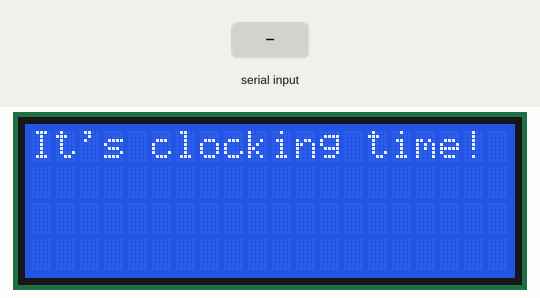
The sketch below on a simulated Arduino Uno, built with avr-gcc and run on an emulated ATmega328P. On the bench: 20×4 character LCD. The test bench sets the inputs (shaded band).

Above: at 2.7 s.
2.8 s: "1" received over Serial
At 3.3 s:
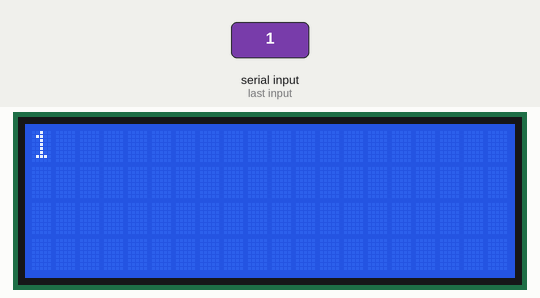
4.4 s: "0" received over Serial
At 5.7 s:
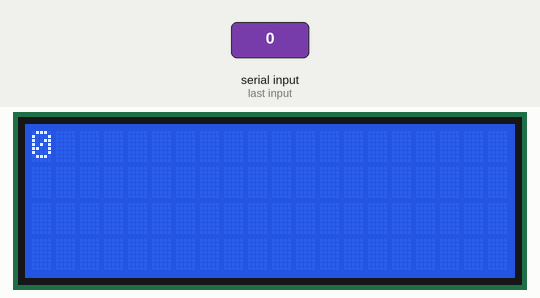
6.0 s: "2" received over Serial
Timing chart, 0 to 9.0 s (numbered marks = the images above; inputs shaded):
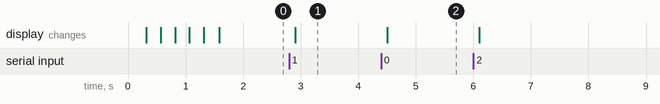

Measured:
- after the input at 2.8 s, the display: changes after 0.10 s (image 1)
- after the input at 4.4 s, the display: changes after 0.10 s (image 2)

The sketch:

printScramsToLCD.ino
```cpp
#include <Wire.h>
#include <hd44780.h>                       // main hd44780 header
#include <hd44780ioClass/hd44780_I2Cexp.h> // i2c expander i/o class header

// LCD geometry
const int LCD_COLS = 20;
const int LCD_ROWS = 4;


/*-----( Declare objects )-----*/
hd44780_I2Cexp lcd; // declare lcd object: auto locate & auto config expander chip

int status;

void setup()
{
  Serial.begin(9600);
  lcd.begin(20,4);         // initialize the lcd for 20 chars 4 lines, turn on backlight

// ------- Quick 3 blinks of backlight  -------------
  for(int i = 0; i< 3; i++)
  {
    lcd.backlight();
    delay(250);
    lcd.noBacklight();
    delay(250);
  }
  lcd.backlight(); // finish with backlight on

  // NOTE: Cursor Position: Lines and Characters start at 0
  lcd.setCursor(0,0); //Start at character 1 on line 1
  lcd.print("It's clocking time!");
}

void loop() {
    // when characters arrive over the serial port...
    if (Serial.available()) {
      // wait a bit for the entire message to arrive
      delay(100);
      // clear the screen
      lcd.clear();
      // read all the available characters
      while (Serial.available() > 0) {
        // display each character to the LCD
        lcd.write(Serial.read());
      }
      // String message = Serial.readStringUntil('\n');
    }

}
```
